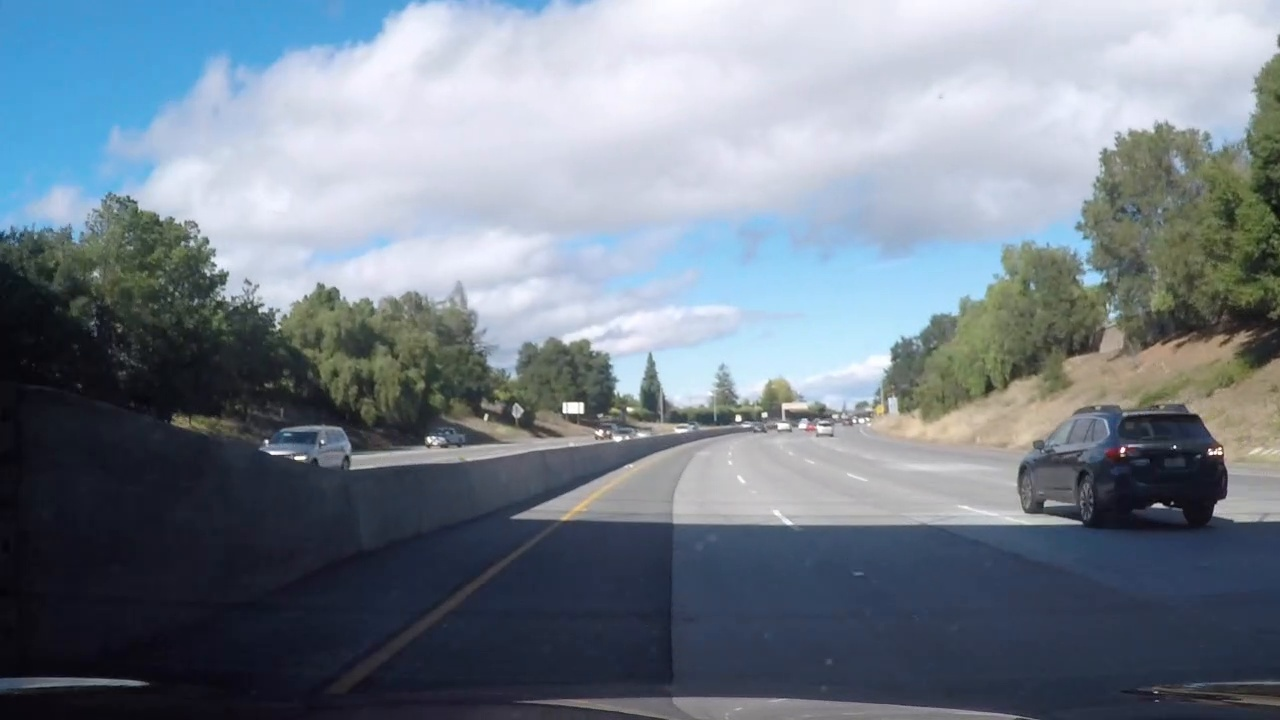
#> input picture SDCNDTerm1/Project2 Advanced Lane Finding/Practice/ColorSpaces/image12.jpg, 1280 x 720 px
$ jupyter execute 'HLS ColorSpace.ipynb'
#> lines starting #> are read from the running program, lines starting #| are printed output that depends on the picture; after the words box and inside, x2 and y2 are one past the last pixel; in counts of white or black regions, pixels touching at a corner belong together
[cell 1]
# do necessary imports
import matplotlib.pyplot as plt
import matplotlib.image as mpimg
import numpy as np
import cv2

[cell 2]
# read in an image

#image = mpimg.imread('test6.jpg')

image = mpimg.imread('image12.jpg')
#> image is the input picture: shape (720, 1280, 3); mean R, G, B 116.9, 127.9, 139.9

#image = mpimg.imread('test4.jpg')

plt.imshow(image)

[cell 3]
# function that thresholds the s-channel of HLS
def hls_select(img, thresh=(0, 255)):

    # convert to HLS colorspace
#> called with thresh = (90, 255)
    hls = cv2.cvtColor(img, cv2.COLOR_RGB2HLS)
#> hls: shape (720, 1280, 3); mean of channels 0, 1, 2 99.8, 128.8, 74.5

    # take s channel
    s= hls[:,:,2]
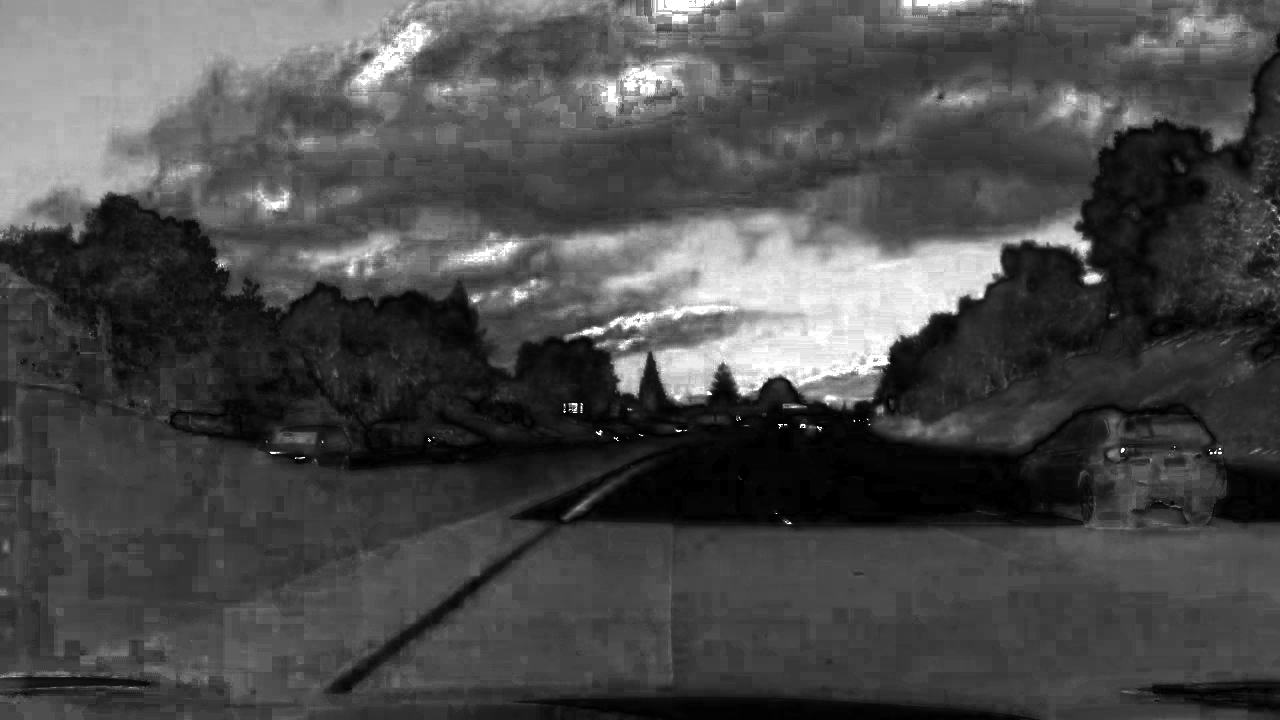
#> s: shape (720, 1280); min 0, max 255, mean 74.5

    # apply threshold to s-channel
    binary_output = np.zeros_like(s)
    binary_output[(s>thresh[0])&(s<=thresh[1])] = 1

    return binary_output

[cell 4]
# call the function

s_binary = hls_select(image, thresh=(90, 255))
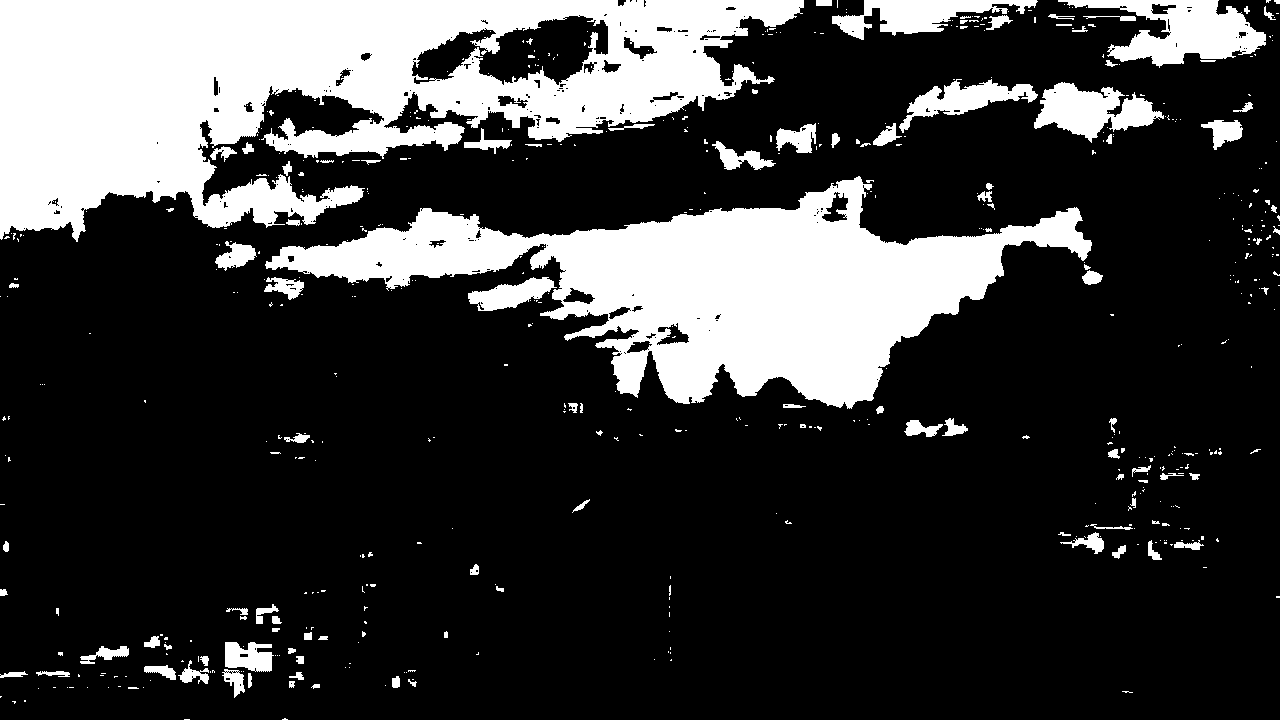
#> s_binary: shape (720, 1280); values 0 (black) and 1 (white), 23.3% white; 565 white regions (455 under 20 px), largest, box (x1, y1, x2, y2) and area: (0, 0, 804, 242) 105439, (265, 176, 1092, 409) 75738, (1058, 0, 1266, 68) 6760

[cell 5]
# Display

f, (ax1, ax2) = plt.subplots(1, 2, figsize=(24, 9))
f.tight_layout()
ax1.imshow(image)
ax2.imshow(s_binary, cmap='gray')
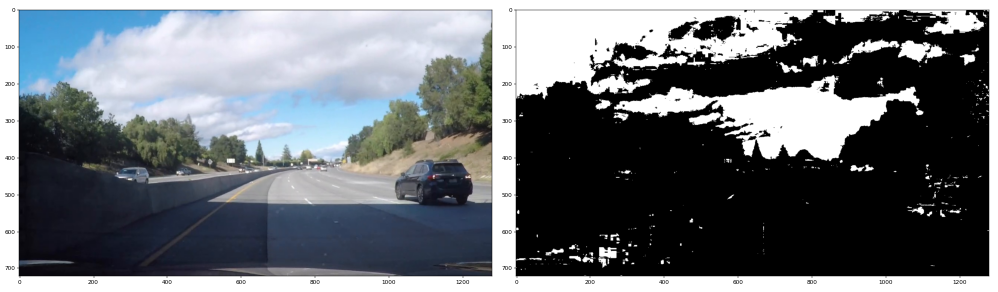
#> figure drawn by matplotlib, 2 panels

$ run again, with SDCNDTerm1/Project2 Advanced Lane Finding/Practice/ColorSpaces/test6.jpg copied over SDCNDTerm1/Project2 Advanced Lane Finding/Practice/ColorSpaces/image12.jpg
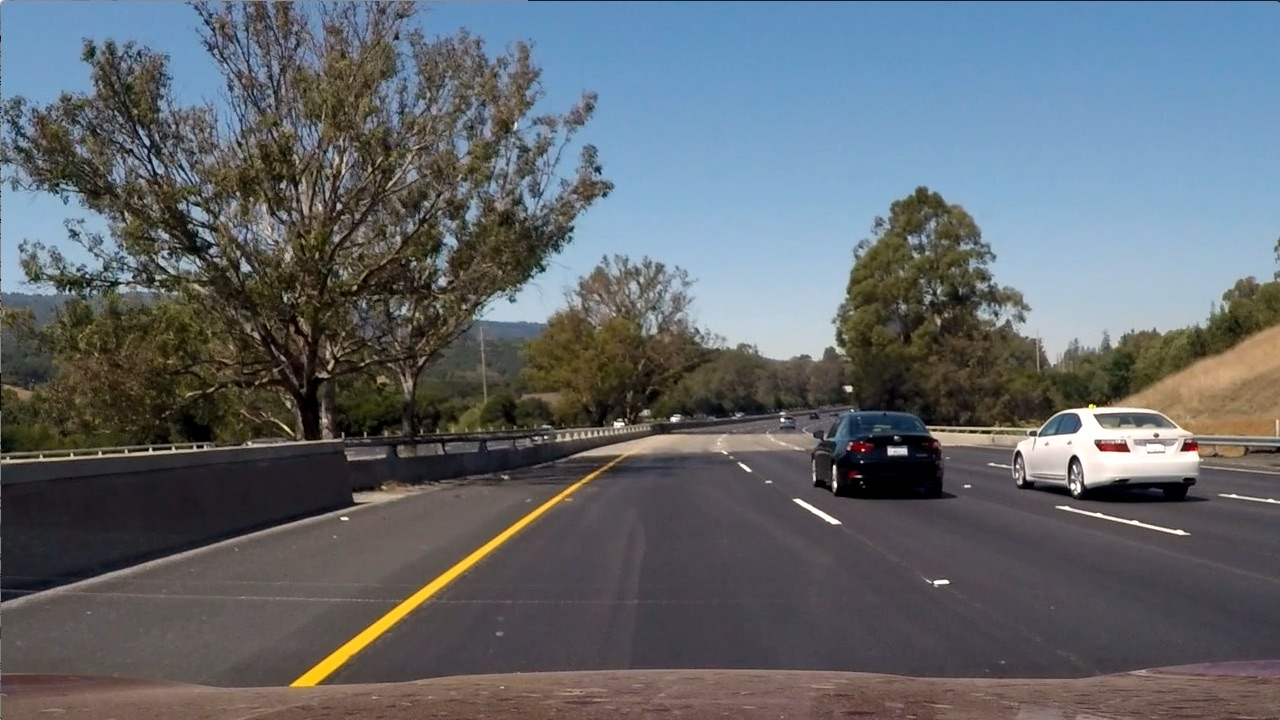
#> input picture SDCNDTerm1/Project2 Advanced Lane Finding/Practice/ColorSpaces/test6.jpg, 1280 x 720 px
#> image is the input picture: shape (720, 1280, 3); mean R, G, B 97, 102.6, 107.9
#> hls: shape (720, 1280, 3); mean of channels 0, 1, 2 76.7, 102.2, 57.5
#> `s_binary = hls_select(image, thresh=(90, 255))`:
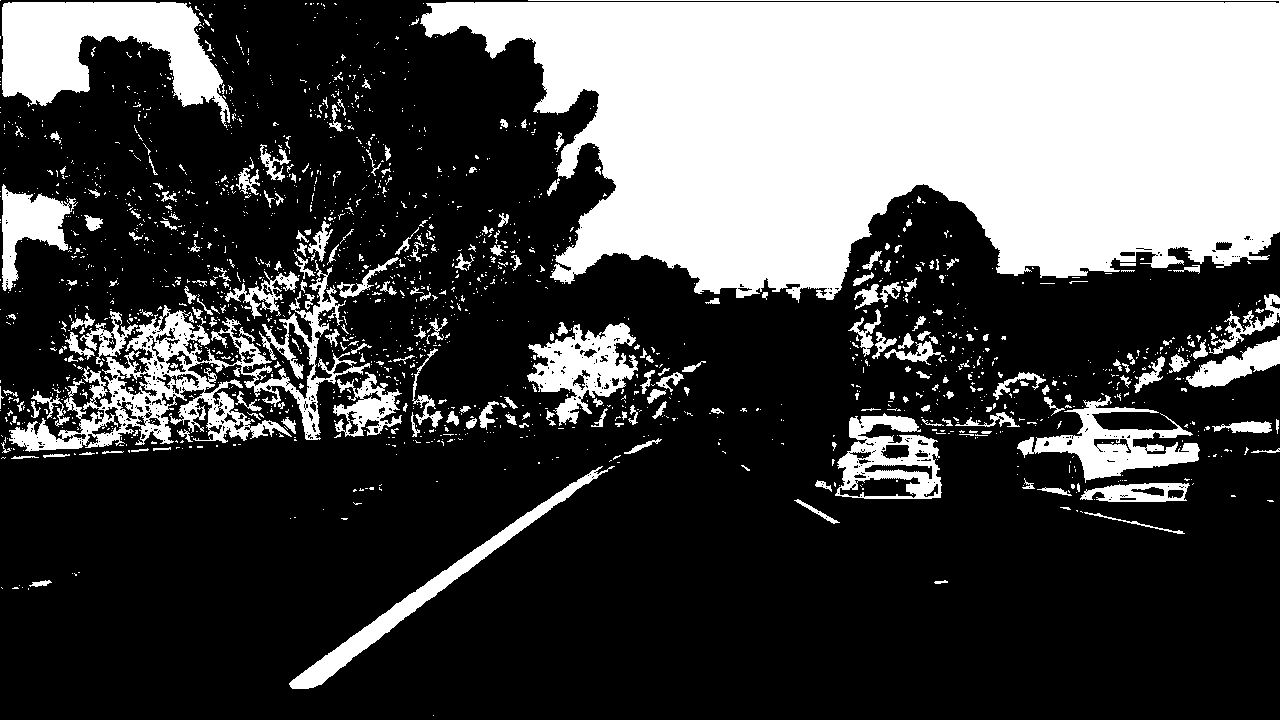
#> s_binary: shape (720, 1280); values 0 (black) and 1 (white), 29.6% white; 1863 white regions (1622 under 20 px), largest, box (x1, y1, x2, y2) and area: (420, 0, 1280, 303) 187403, (9, 260, 370, 452) 15586, (2, 2, 230, 128) 14787
#> `[cell 5] # Display  f, (ax1, ax2) = plt.subplots(1, 2, figsize=(24, 9)..`:
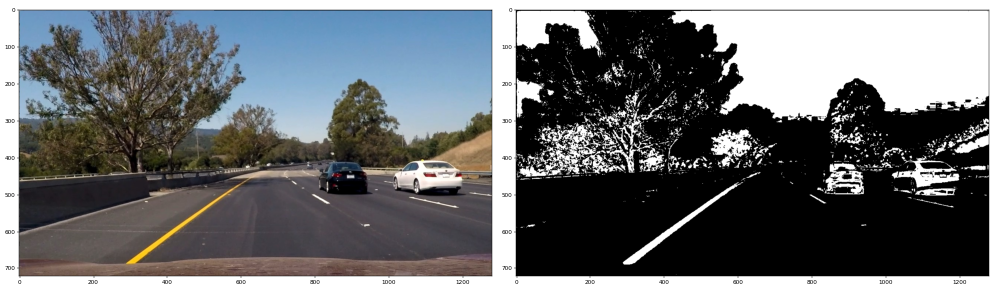
#> figure drawn by matplotlib, 2 panels

$ run again, with SDCNDTerm1/Project2 Advanced Lane Finding/Practice/ColorSpaces/test4.jpg copied over SDCNDTerm1/Project2 Advanced Lane Finding/Practice/ColorSpaces/image12.jpg
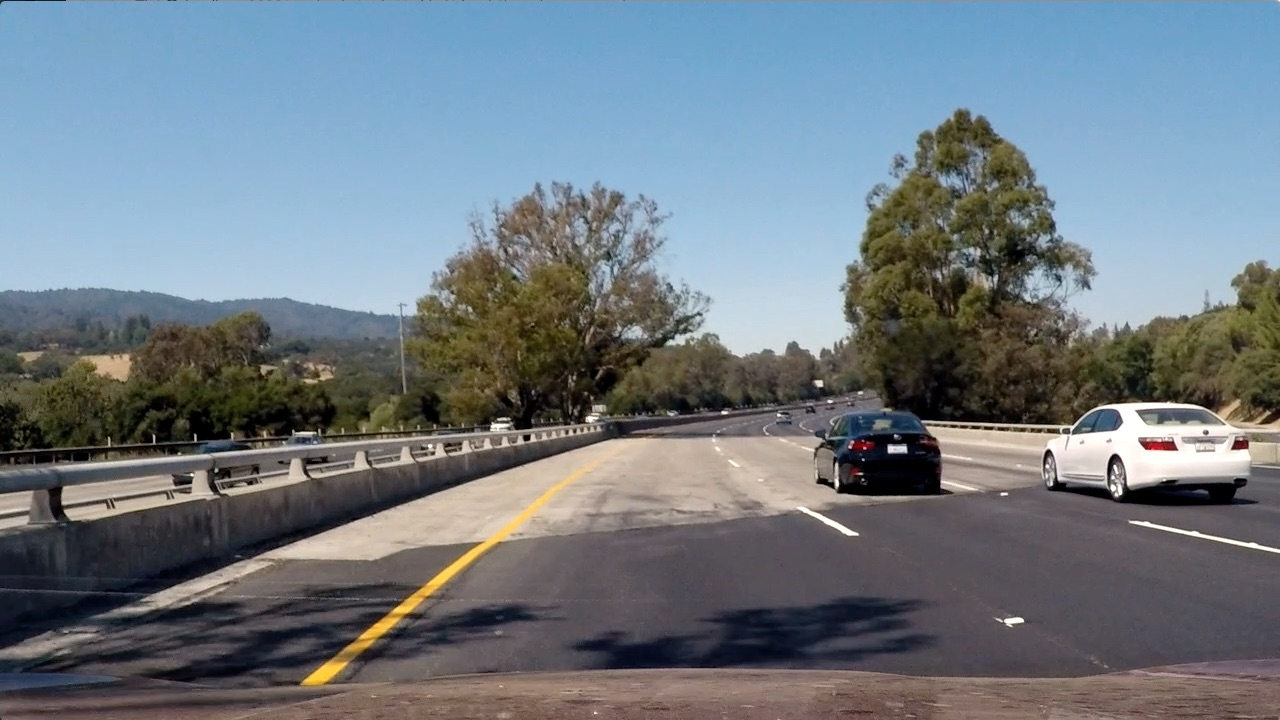
#> input picture SDCNDTerm1/Project2 Advanced Lane Finding/Practice/ColorSpaces/test4.jpg, 1280 x 720 px
#> image is the input picture: shape (720, 1280, 3); mean R, G, B 112.2, 122.7, 130.9
#> hls: shape (720, 1280, 3); mean of channels 0, 1, 2 80.5, 121.4, 71.8
#> `s_binary = hls_select(image, thresh=(90, 255))`:
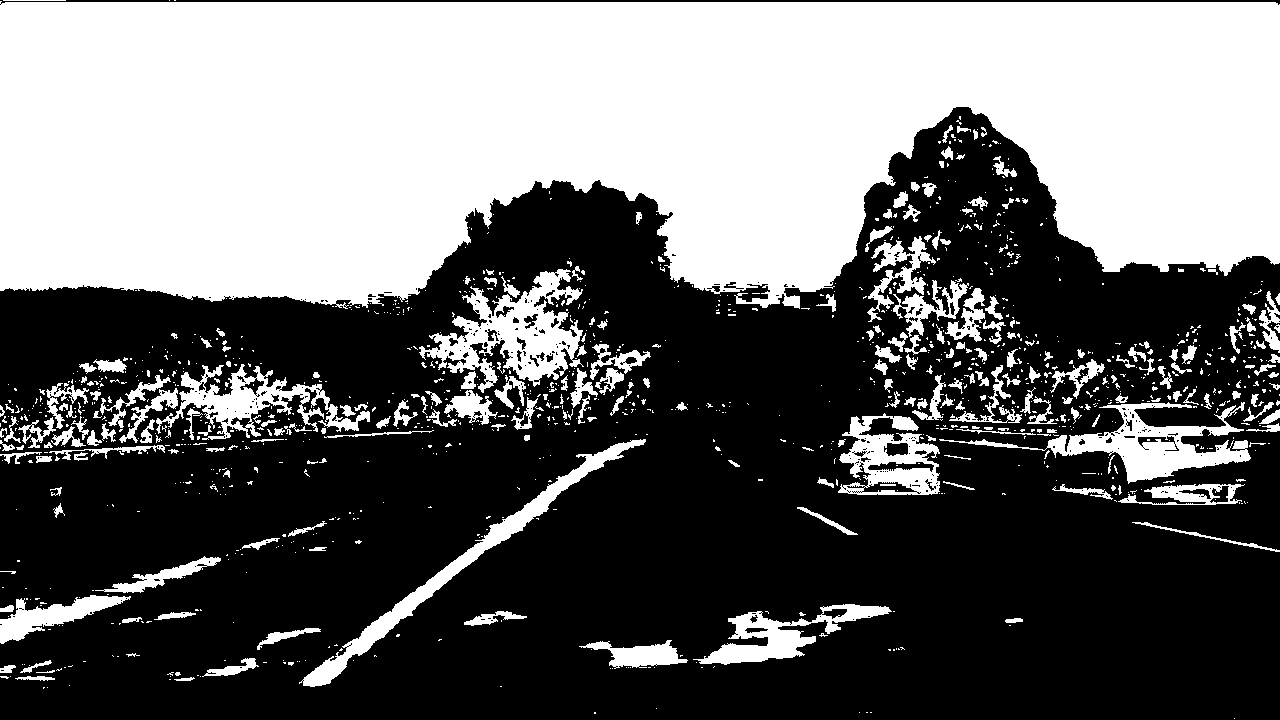
#> s_binary: shape (720, 1280); values 0 (black) and 1 (white), 42.1% white; 1215 white regions (963 under 20 px), largest, box (x1, y1, x2, y2) and area: (0, 1, 1280, 309) 315563, (419, 269, 584, 393) 8217, (939, 402, 1251, 484) 6713
#> `[cell 5] # Display  f, (ax1, ax2) = plt.subplots(1, 2, figsize=(24, 9)..`:
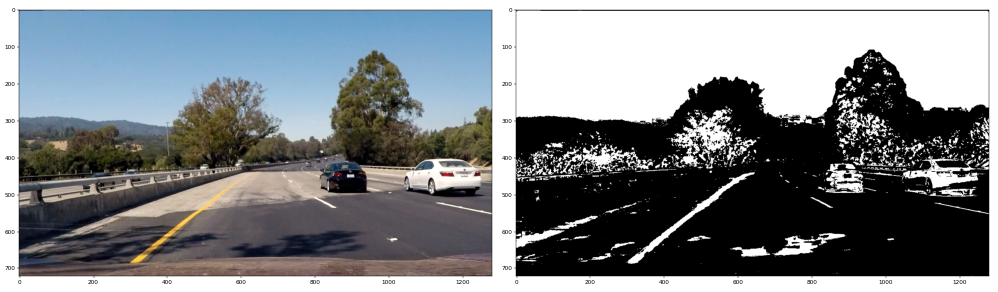
#> figure drawn by matplotlib, 2 panels

$ run again, with SDCNDTerm1/Project2 Advanced Lane Finding/Practice/ColorSpaces/bridge_shadow.jpg copied over SDCNDTerm1/Project2 Advanced Lane Finding/Practice/ColorSpaces/image12.jpg
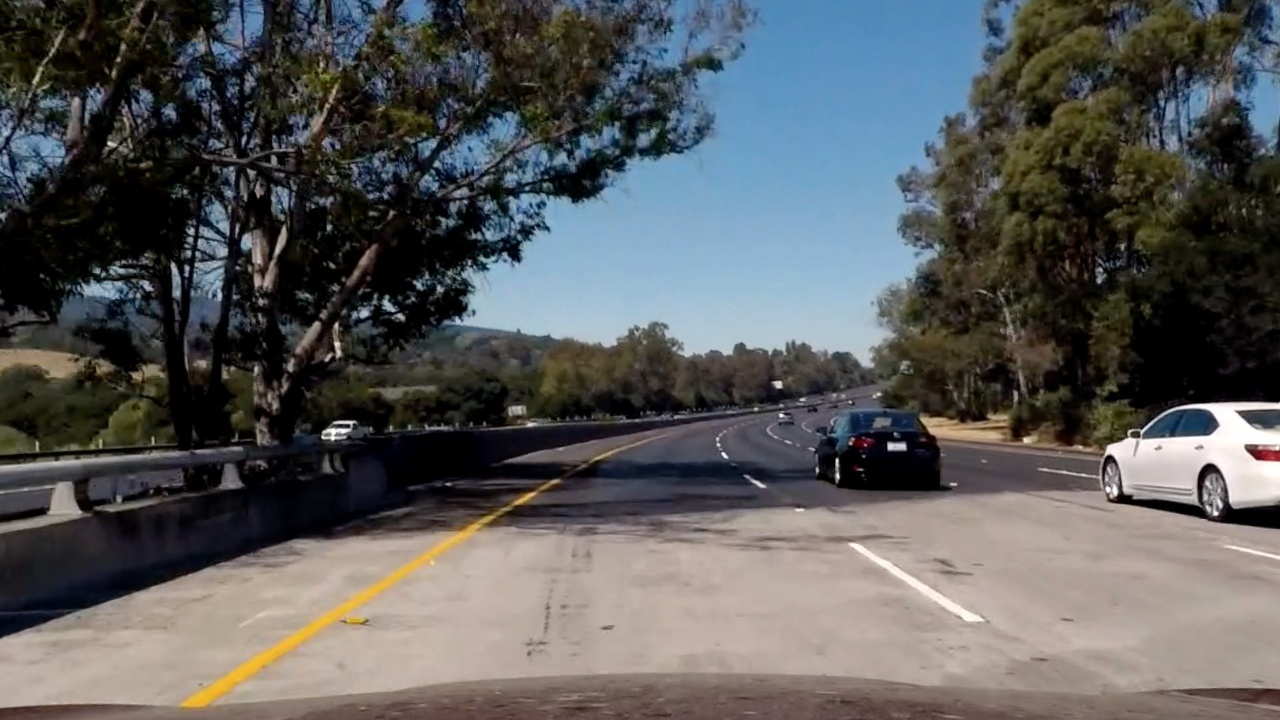
#> input picture SDCNDTerm1/Project2 Advanced Lane Finding/Practice/ColorSpaces/bridge_shadow.jpg, 1280 x 720 px
#> image is the input picture: shape (720, 1280, 3); mean R, G, B 89.7, 90.6, 90.8
#> hls: shape (720, 1280, 3); mean of channels 0, 1, 2 55.3, 90.3, 67
#> `s_binary = hls_select(image, thresh=(90, 255))`:
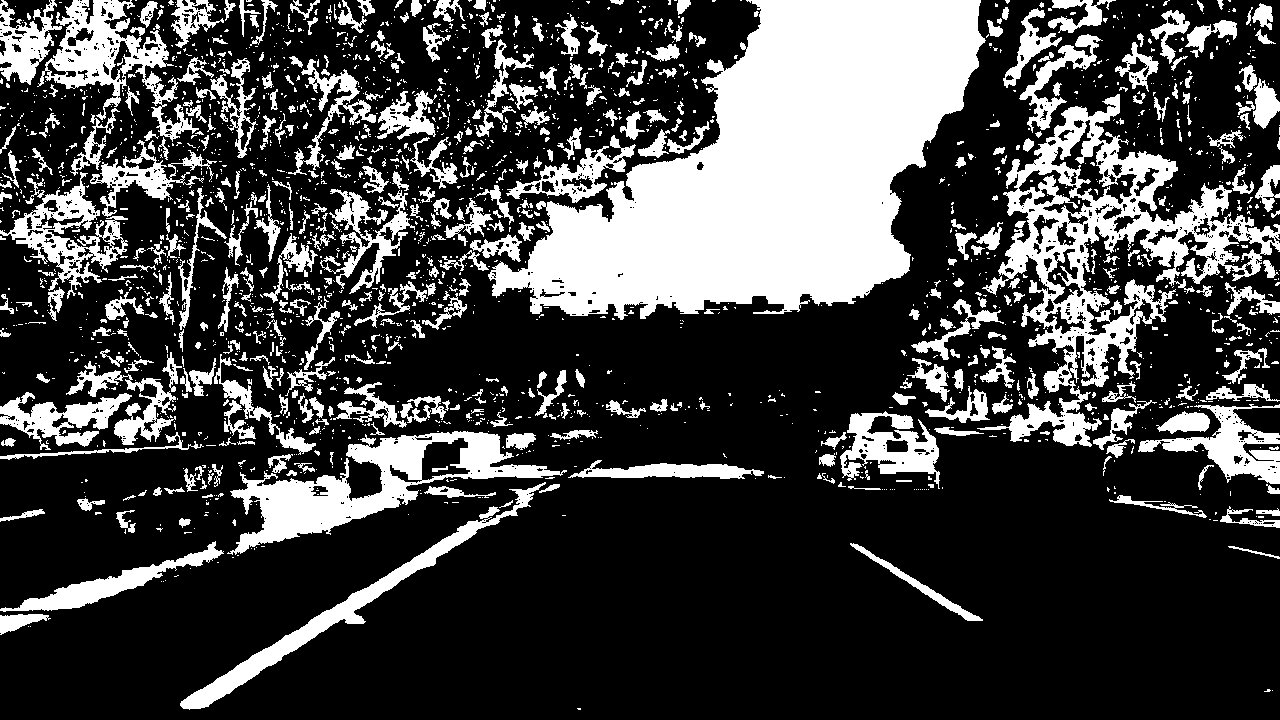
#> s_binary: shape (720, 1280); values 0 (black) and 1 (white), 26.8% white; 2234 white regions (1744 under 20 px), largest, box (x1, y1, x2, y2) and area: (488, 0, 986, 320) 86530, (977, 94, 1280, 447) 26264, (227, 431, 567, 555) 12177
#> `[cell 5] # Display  f, (ax1, ax2) = plt.subplots(1, 2, figsize=(24, 9)..`:
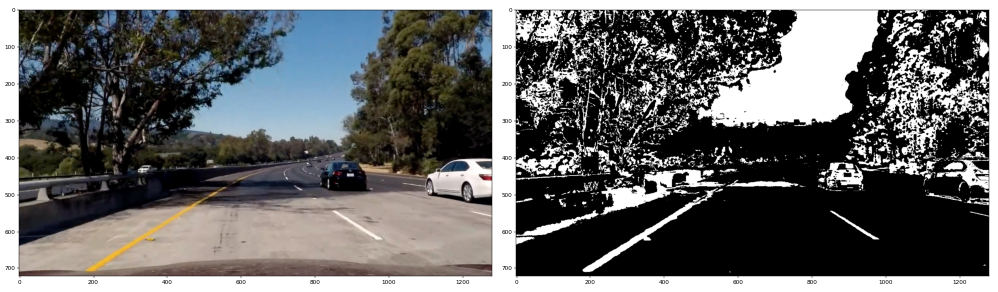
#> figure drawn by matplotlib, 2 panels
